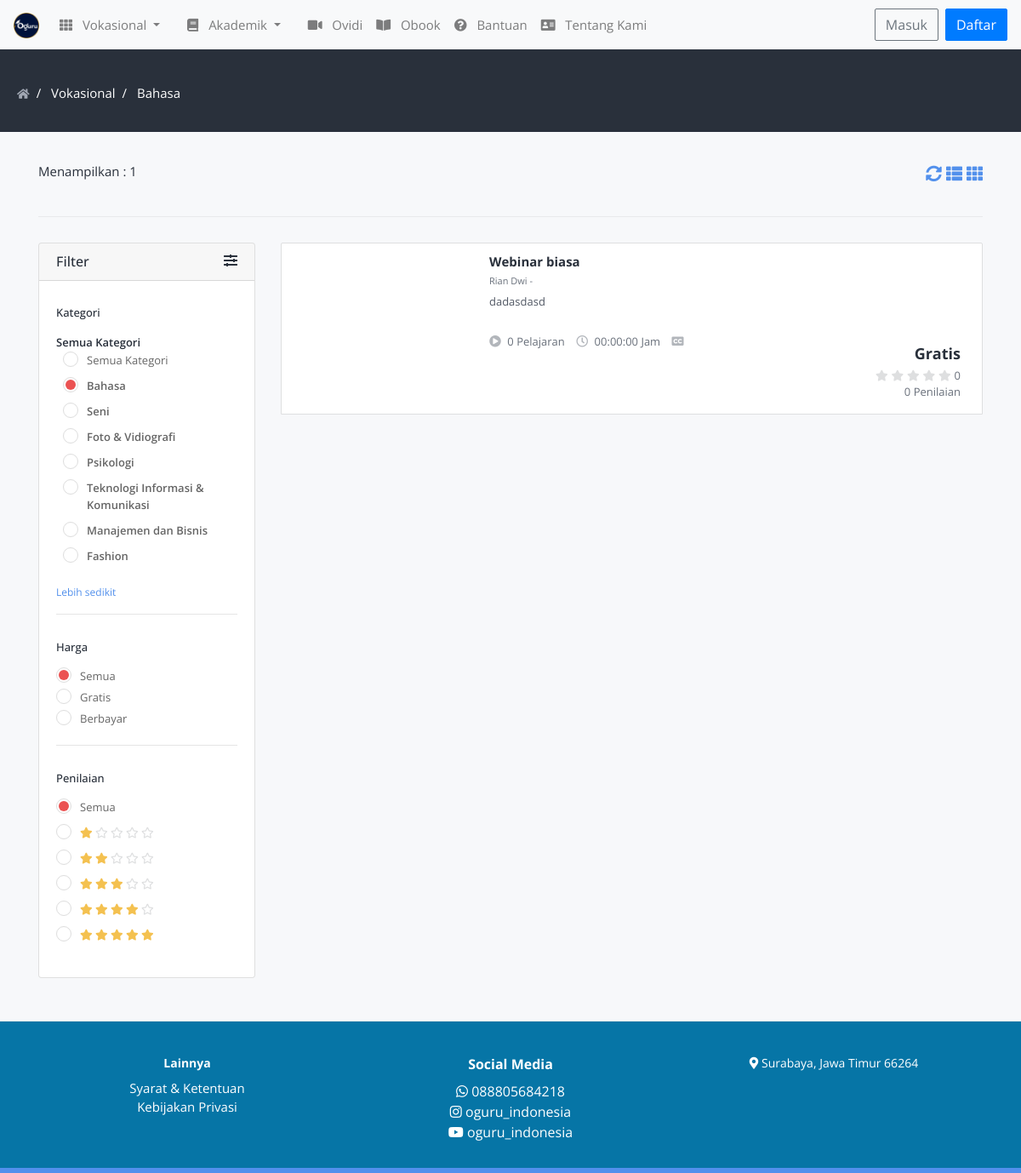
The app's page /home/vokasional?kategori=bahasa with its own data.
### tables this page shows
CREATE TABLE IF NOT EXISTS `category` (
  `id` int(11) UNSIGNED NOT NULL AUTO_INCREMENT,
  `code` varchar(255) DEFAULT NULL,
  `name` varchar(255) DEFAULT NULL,
  `parent` int(11) DEFAULT '0',
  `slug` varchar(255) DEFAULT NULL,
  `date_added` int(11) DEFAULT NULL,
  `last_modified` int(11) DEFAULT NULL,
  `font_awesome_class` varchar(255) DEFAULT NULL,
  PRIMARY KEY (`id`)
);

CREATE TABLE IF NOT EXISTS `course` (
  `id` int(11) UNSIGNED NOT NULL AUTO_INCREMENT,
  `title` varchar(255) DEFAULT NULL,
  `short_description` longtext,
  `description` longtext,
  `outcomes` longtext,
  `category_id` int(11) DEFAULT NULL,
  `parent_category` int(11) NOT NULL,
  `sub_category_id` int(11) DEFAULT NULL,
  `section` longtext,
  `requirements` longtext,
  `price` bigint(20) DEFAULT NULL,
  `discount_flag` int(11) DEFAULT '0',
  `discounted_price` int(11) DEFAULT NULL,
  `user_id` int(11) DEFAULT NULL,
  `thumbnail` varchar(255) DEFAULT NULL,
  `video_url` varchar(255) DEFAULT NULL,
  `date_added` int(11) DEFAULT NULL,
  `last_modified` int(11) DEFAULT NULL,
  `visibility` int(11) DEFAULT NULL,
  `is_top_course` int(11) DEFAULT '0',
  `is_admin` int(11) DEFAULT NULL,
  `status` varchar(255) DEFAULT NULL,
  `course_overview_provider` varchar(255) DEFAULT NULL,
  `meta_keywords` longtext,
  `meta_description` longtext,
  `is_free_course` int(11) DEFAULT NULL,
  `perklik` int(200) NOT NULL,
  `tipe` varchar(20) DEFAULT NULL,
  `kuota` int(11) DEFAULT NULL,
  `grupchat` varchar(20) DEFAULT NULL,
  `linkgrup` varchar(100) DEFAULT NULL,
  `tanggal` varchar(50) DEFAULT NULL,
  `waktu` varchar(20) DEFAULT NULL,
  `durasi` int(11) NOT NULL DEFAULT '0',
  `live` varchar(20) DEFAULT NULL,
  PRIMARY KEY (`id`)
);

CREATE TABLE IF NOT EXISTS `users` (
  `id` int(11) UNSIGNED NOT NULL AUTO_INCREMENT,
  `first_name` varchar(255) DEFAULT NULL,
  `last_name` varchar(255) DEFAULT NULL,
  `email` varchar(50) DEFAULT NULL,
  `password` varchar(255) DEFAULT NULL,
  `social_links` longtext,
  `biography` longtext,
  `role_id` int(11) DEFAULT NULL,
  `date_added` int(11) DEFAULT NULL,
  `last_modified` int(11) DEFAULT NULL,
  `watch_history` longtext,
  `wishlist` longtext,
  `title` longtext,
  `paypal_keys` longtext,
  `stripe_keys` longtext,
  `verification_code` longtext,
  `status` int(11) DEFAULT NULL,
  `nik` int(20) DEFAULT NULL,
  `ktp` varchar(50) DEFAULT NULL,
  `is_edukator` int(11) DEFAULT '0',
  `deskripsi_channel` varchar(256) NOT NULL DEFAULT 'tidak ada deskripsi',
  PRIMARY KEY (`id`)
);

### application/views/frontend/default/courses_page.php (the view, shortened to what the rows shown need)
<?php
isset($layout) ? "": $layout = "list";
isset($selected_category_id) ? "": $selected_category_id = "all";
?>
<section class="category-header-area">
    <div class="container-lg">
        <div class="row">
            <div class="col">
                <nav>
                    <ol class="breadcrumb">
                        <li class="breadcrumb-item"><a href="<?php echo site_url('home'); ?>"><i class="fas fa-home"></i></a></li>
                        <li class="breadcrumb-item">
                            <a href="#">
                            </a>
                        </li>
                        <li class="breadcrumb-item active">
                            <?php
                                if ($selected_category_id == "all") {
                                    echo 'Semua Kategori';
                                }else {
                                    $category_details = $this->crud_model->get_category_details_by_id($selected_category_id)->row_array();
                                    echo $category_details['name'];
                                }
                             ?>
                        </li>
                    </ol>
                </nav>
            </div>
        </div>
    </div>
</section>
<section class="category-course-list-area">
    <div class="container">
        <div class="row">
            <div class="col-lg-3 filter-area">
                <div class="card">
                    <div id="collapseFilter" class="collapse show" aria-labelledby="headingOne" data-parent="#accordion">
                        <div class="card-body pt-0">
                            <div class="filter_type">
                                <ul>
                                        <?php foreach ($this->crud_model->get_categories($parent)->result_array() as $sub_category):
                                            $counter++; ?>
                                            <li class="ml-2">
                                                <div class="parent-category hidden-categories ">
                                                    <label for="sub_category-<?php echo $sub_category['id'];?>"><?php echo $sub_category['name']; ?></label>
                                                </div>
                                            </li>
                                        <?php endforeach; ?>
                                </ul>
                            </div>
                        </div>
                    </div>
                </div>
            </div>
            <div class="col-lg-9">
                <div class="category-course-list">
                    <?php include 'category_wise_course_'.$layout.'_layout.php'; ?>
                </div>
            </div>
        </div>
    </div>
</section>

### application/views/frontend/default/category_wise_course_list_layout.php (shortened to what the rows shown need)
<ul>
    <?php foreach($courses as $course):
     $instructor_details = $this->user_model->get_all_user($course['user_id'])->row_array();?>
    <li>
        <div class="course-box-2">
            <div class="course-image">
            </div>
            <div class="course-details">
                <a href="<?php echo site_url('home/'.$page_title.'_/'.slugify($course['title']).'/'.$course['id']); ?>" class="course-title"><?php echo $course['title']; ?></a>
                <a href="<?php echo site_url('home/edukator_info/'.$instructor_details['id']) ?>" class="course-instructor">
                    <span class="instructor-name"><?php echo $instructor_details['first_name'].' '.$instructor_details['last_name']; ?></span> -
                </a>
                <div class="course-subtitle">
                    <?php echo $course['short_description']; ?>
                </div>
                <div class="course-meta">
                    <span class=""><i class="fas fa-play-circle"></i>
                        <?php
                            $number_of_lessons = $this->crud_model->get_lessons('course', $course['id'])->num_rows();
                            echo $number_of_lessons.' '.get_phrase('lessons');
                         ?>
                    </span>
                    <span class=""><i class="far fa-clock"></i>
                        <?php echo $this->crud_model->get_total_duration_of_lesson_by_course_id($course['id']); ?>
                    </span>
                    <span class=""><i class="fas fa-closed-captioning"></i><?php echo ucfirst($course['language']); ?></span>
                    <span class=""><i class="fa fa-level-up"></i><?php echo ucfirst($course['level']); ?></span>
                </div>
            </div>
            <div class="course-price-rating">
                <div class="course-price">
                    <?php if ($course['is_free_course'] == 1): ?>
                        <span class="current-price"><?php echo get_phrase('free'); ?></span>
                    <?php endif; ?>
                </div>
                <div class="rating">
                    <?php
                        $total_rating =  $this->crud_model->get_ratings('course', $course['id'], true)->row()->rating;
                        $number_of_ratings = $this->crud_model->get_ratings('course', $course['id'])->num_rows();
                        if ($number_of_ratings > 0) {
                            $average_ceil_rating = ceil($total_rating / $number_of_ratings);
                        }else {
                            $average_ceil_rating = 0;
                        }
                        for($i = 1; $i < 6; $i++):?>
                        <?php if ($i <= $average_ceil_rating): ?>
                        <i class="fas fa-star filled"></i>
                        <?php else: ?>
                        <i class="fas fa-star"></i>
                        <?php endif; ?>
                        <?php endfor; ?>
                    <span class="d-inline-block average-rating"><?php echo $average_ceil_rating; ?></span>
                </div>
                <div class="rating-number">
                    <?php echo $this->crud_model->get_ratings('course', $course['id'])->num_rows().' '.get_phrase('ratings'); ?>
                </div>
            </div>
        </div>
    </li>
<?php endforeach; ?>
</ul>

### records on screen
category: name "Bahasa"
category: name "Seni"
category: name "Foto & Vidiografi"
category: name "Psikologi"
category: name "Teknologi Informasi & Komunikasi"
category: name "Manajemen dan Bisnis"
category: name "Fashion"
course: title "Webinar biasa", user.first_name "Rian", user.last_name "Dwi", short_description "dadasdasd", number_of_lessons "0", get_phrase "Pelajaran", total_duration_of_lesson_by_course_id "00:00:00 Jam", get_phrase "Gratis", average_ceil_rating "0", num_rows "0", get_phrase "Penilaian"

### other values on screen
$page_title "Vokasional"
count($courses) "1"
get_phrase('filter') "Filter"
get_phrase('ratings') "Penilaian"
get_phrase('all') "Semua"
